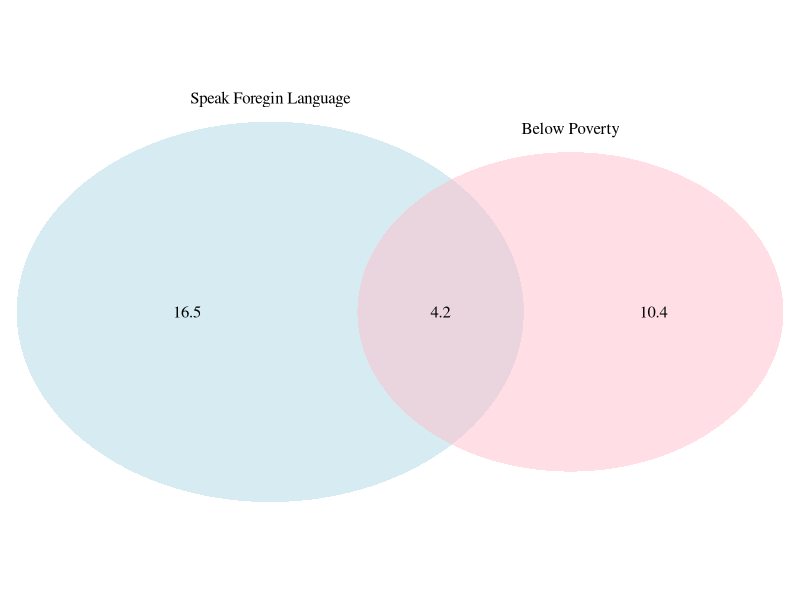
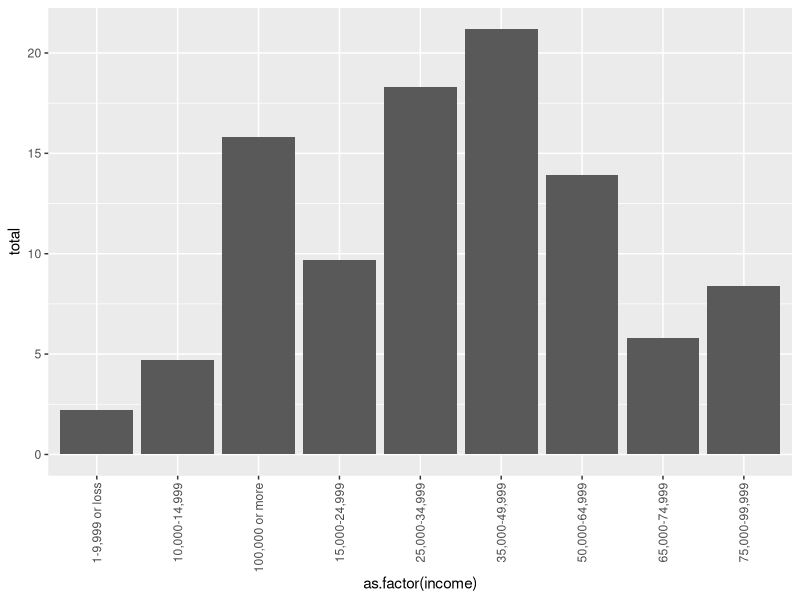

Generate these figures, in order, with R:
## ---- chunk 1
knitr::opts_chunk$set(echo = TRUE)
install.packages("VennDiagram", repos = "http://cran.us.r-project.org")      
## ---- chunk 2
library("VennDiagram")         
grid.newpage()
draw.pairwise.venn(20.7, 14.6, 4.2, category = c("Speak Foregin Language", "Below Poverty"), lty = rep("blank", 
    2), fill = c("light blue", "pink"), alpha = rep(0.5, 2), cat.pos = c(0, 
    0), cat.dist = rep(0.025, 2))
## ---- chunk 3
14.6 - 4.2
## ---- chunk 4
14.6 + 20.7 - 4.2
## ---- chunk 5
100 - 31.1 
## ---- chunk 6
(114/204) + (108/204) - (78/204)
## ---- chunk 7
78 / 114
## ---- chunk 8
19 / 54
## ---- chunk 9
11 / 36
## ---- chunk 10
#P(Hardcover First) x P(Paperback Fiction)
(28 / 95) * (59 / 94)
## ---- chunk 11
#P(Fiction) x P(Hardcover)
(72 /95) * (28 / 94)
## ---- chunk 12
#P(Fiction First) x P(Hardcover Second)
(72 / 95) * (28 / 95)
## ---- chunk 13
#Build data frame
Number_of_Bags <- c(0, 1, 2)
Cost_per_Bags <- c(0, 25, 60)
Percentage <- c(.54, .34, .12)

Fees <- data.frame(Number_of_Bags, Cost_per_Bags, Percentage)
Fees

## ---- chunk 14
#Calculate average revenue per passenger
Avg <- sum(Cost_per_Bags * Percentage)
Avg
## ---- chunk 15
#Calculate variance
var <- (0 - 15.7)^2 * .54 + (25 - 15.7)^2 * .34 + (60 - 15.7)^2 * .12
var
## ---- chunk 16
#Calculate standard deviation
sd <- sqrt(var)
sd
## ---- chunk 17
#Find revenue on 120 flights
rev <- (Avg * 120)
rev
## ---- chunk 18
#Find standard deviation for 120 flights
sd2 <- sqrt(var * 120)
sd2
## ---- chunk 19
#Load Library
library(ggplot2)
#Create data frame and bar plot

data<- data.frame(
  income = c("1-9,999 or loss", "10,000-14,999", "15,000-24,999", "25,000-34,999", "35,000-49,999", "50,000-64,999", "65,000-74,999", "75,000-99,999", "100,000 or more"),
  total = c(2.2, 4.7, 9.7, 18.3, 21.2, 13.9, 5.8, 8.4, 15.8)
  ) #There is a mishap where the 100,000+ value was reordered so I reordered the "total" values as well

ggplot(data, aes(x = as.factor(income), y = total)) + 
  geom_bar(stat = "identity") +
  theme(axis.text.x = element_text(angle=90, vjust=.5, hjust=1))
## ---- chunk 20
Probability <- sum(2.2 + 4.7 + 15.8 + 18.3 + 21.2)
Probability
## ---- chunk 21
Probability_Female <- 0.41 * Probability
Probability_Female
